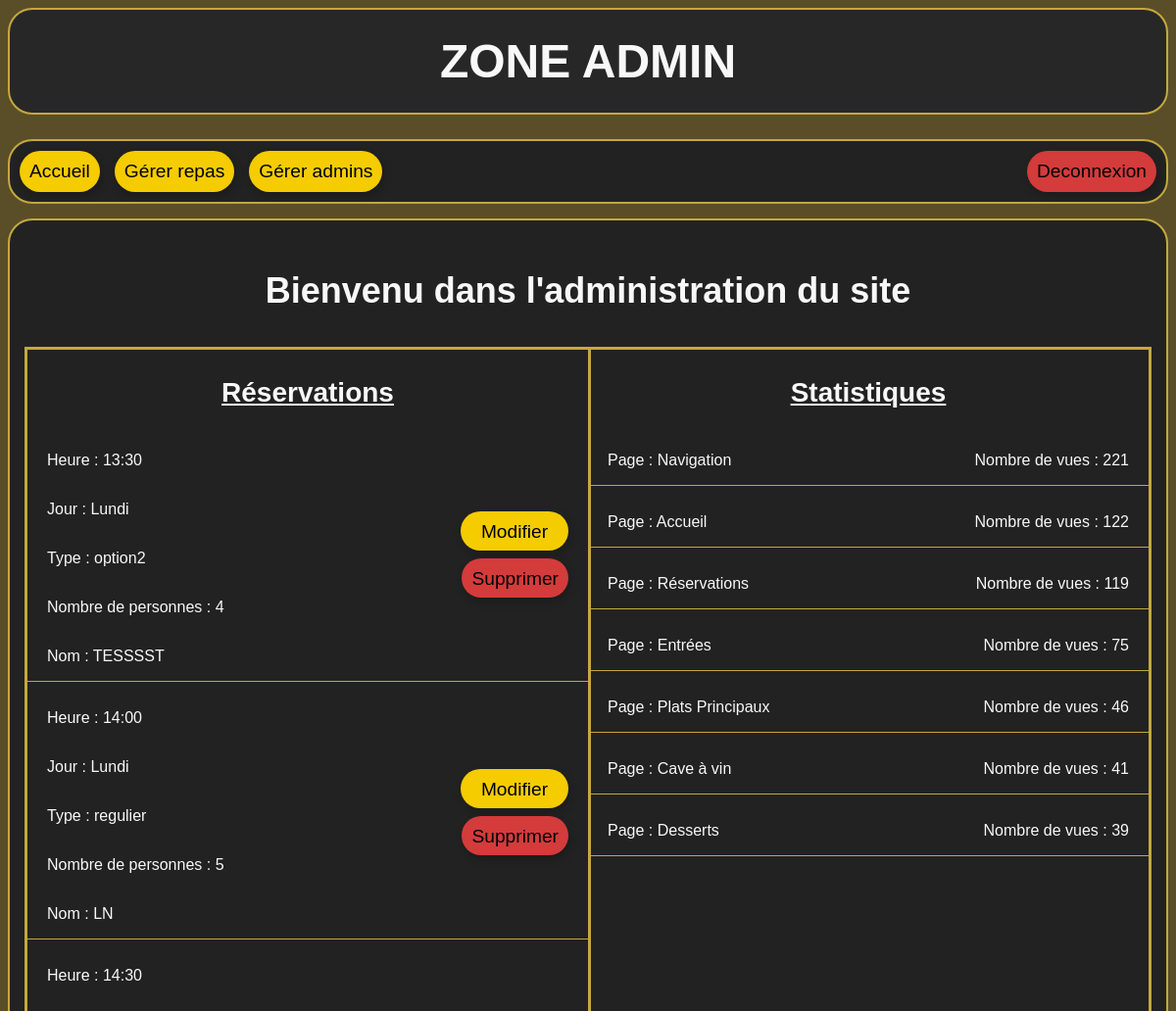
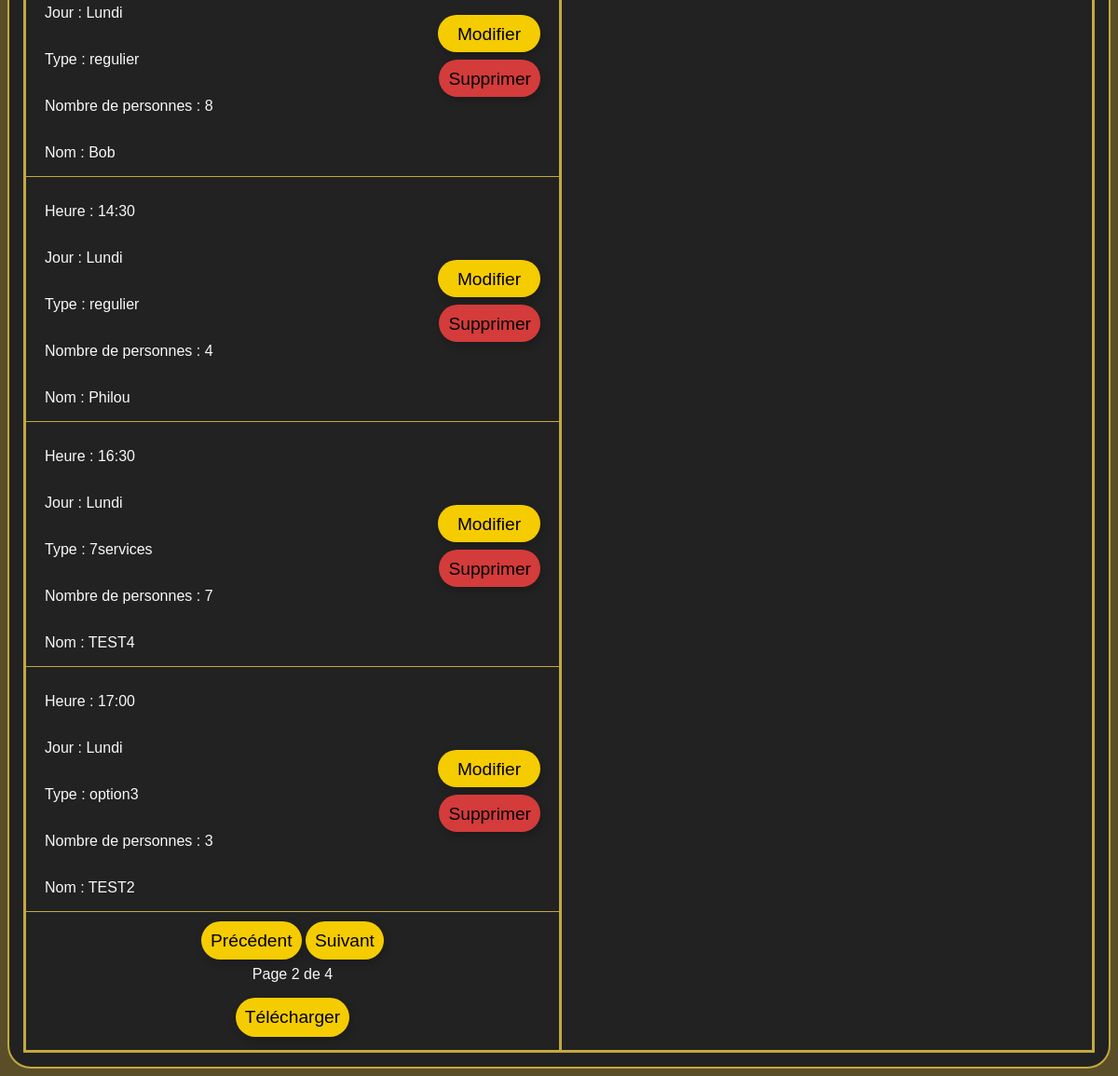
Page /admin/index.php?page=2 (signed in) on the committed database (2 pictures, top to bottom).
### tables this page shows
CREATE TABLE "reservations" (
	"id"	INTEGER NOT NULL UNIQUE,
	"jour"	TEXT NOT NULL,
	"type"	TEXT NOT NULL,
	"nom"	TEXT NOT NULL,
	"nb"	INTEGER NOT NULL,
	"temps"	TEXT NOT NULL,
	PRIMARY KEY("id" AUTOINCREMENT)
);

CREATE TABLE "vues" (
	"id"	INTEGER NOT NULL UNIQUE,
	"page"	TEXT NOT NULL UNIQUE,
	"nb"	INTEGER NOT NULL,
	PRIMARY KEY("id" AUTOINCREMENT)
);

### includes/base.php (called while the page is built, shortened)
<?php
include "db.php";
function selectCount($nom_table) {
    global $bdd;
    $stmt = $bdd->prepare("
        SELECT COUNT(*) as nb
        FROM $nom_table
    ");
    $stmt->execute();
    $resultat = $stmt->fetch();
    return $resultat["nb"];
}

### admin/index.php (the view, shortened to what this page needs)
<?php
include "../includes/base.php";
$nb_reservations = selectCount("reservations");
$nb_reservations_par_page = 6;
$nb_page_reservations_total = ceil($nb_reservations / $nb_reservations_par_page);
$page_reservations = $_GET["page"] ?? 1;
$sql = "
    SELECT id, jour, type, nom, nb, temps
    FROM reservations
	ORDER BY
		CASE jour
			WHEN 'Lundi' THEN 1
			WHEN 'Mardi' THEN 2
			WHEN 'Mercredi' THEN 3
			WHEN 'Jeudi' THEN 4
			WHEN 'Vendredi' THEN 5
			WHEN 'Samedi' THEN 6
			WHEN 'Dimanche' THEN 7
			END,
			temps
    LIMIT :limit
    OFFSET :offset
    ";
$stmt = $bdd->prepare($sql);
$stmt->execute([
    ":limit" => $nb_reservations_par_page,
    ":offset" => ($page_reservations - 1) * $nb_reservations_par_page
]);
$les_reservations = $stmt->fetchAll();
$sql = "
    SELECT *
    FROM vues
    ORDER BY nb DESC
    ";
$stmt = $bdd->prepare($sql);
$stmt->execute();
$pages = $stmt->fetchAll();
?>
<!DOCTYPE html>
<html lang="en">
<head>
    <link rel="stylesheet" href="../css/style_admin.css">
</head>
<body>
    <header>
        <h1>Zone admin</h1>
        <nav>
            <a class="changement_page" href="index.php"> Accueil </a>
            <a class="changement_page" href="repas/repas.php"> Gérer repas </a>
            <a class="changement_page" href="employes/gestion_admin.php"> Gérer admins </a>
            <a class="deconnexion" href="deconnexion.php"> Deconnexion </a>
        </nav>
    </header>
    <main>
        <p class="bienvenu">
            Bienvenu dans l'administration du site
        </p>
        <div class="conteneur">
            <div class="reservations">
                <p class="titre-section">Réservations</p>
                <?php foreach ($les_reservations as $une_reservation): ?>
                    <div class="une-reservation">
                        <div class="reservation-infos">
                            <p class="res-heure">Heure : <?= $une_reservation["temps"] ?></p>
                            <p class="res-jour">Jour : <?= $une_reservation["jour"] ?></p>
                            <p class="res-type">Type : <?= $une_reservation["type"] ?></p>
                            <p class="res-nb">Nombre de personnes : <?= $une_reservation["nb"] ?></p>
                            <p class="res-nom">Nom : <?= $une_reservation["nom"] ?></p>
                        </div>
                        <div class="btn-reservation">
                            <a class="modifier"
                                href="modifier_reservation.php?id=<?= $une_reservation['id'] ?>">Modifier</a>
                            <a class="supprimer" href="index.php?supprimer=<?= $une_reservation['id'] ?>">Supprimer</a>
                        </div>
                    </div>
                <?php endforeach ?>
                <div class="boutons">
                    <?php if ($page_reservations > 1): ?>
                        <a class="btn-reserver" href="index.php?page=<?= $page_reservations - 1 ?>">Précédent</a>
                    <?php else: ?>
                        <a href="" class="inactif">Précédent</a>
                    <?php endif ?>
                    <?php if ($page_reservations < $nb_page_reservations_total): ?>
                        <a class="btn-reserver" href="index.php?page=<?= $page_reservations + 1 ?>">Suivant</a>
                    <?php else: ?>
                        <a href="" class="inactif">Suivant</a>
                    <?php endif ?>
                </div>
                <p>Page <?= $page_reservations ?> de <?= $nb_page_reservations_total ?></p>
                <form class="form-telecharger" action="telechargerCSV.php" method="post">
                    <button class="telecharger" type="submit">Télécharger</button>
                </form>
            </div>
            <div class="statistiques">
                <p class="titre-section">Statistiques</p>
                <?php foreach ($pages as $page): ?>
                    <div class="une-statistique">
                        <p>Page : <?= $page["page"] ?></p>
                        <p class="nb-vues"> Nombre de vues : <?= $page["nb"] ?></p>
                    </div>
                <?php endforeach ?>
            </div>
        </div>
    </main>
</body>
</html>

### css/style_admin.css (style rules this page uses)
body { font-family: Arial, Helvetica, sans-serif; background-color: #5a4e28; }
header { text-align: center; }
h1 { margin: 0 0 25px 0; color: #F8F8F8; background-color: #272727; padding: 25px; border-radius: 25px; text-align: center; font-size: 48px; text-transform: uppercase; font-family: 'Raleway', sans-serif; border: 2px solid #C3A93F; }
h2, p.bienvenu { font-size: 36px; color: #F8F8F8; text-align: center; font-family: 'Raleway', sans-serif; }
p { font-family: 'Raleway', sans-serif; }
nav { background-color: #222222; padding: 10px; border-radius: 25px; display: flex; justify-content: center; gap: 15px; margin-bottom: 15px; border: 2px solid #C3A93F; }
.titre-section { font-size: 28px; font-weight: bold; text-decoration: underline; }
.une-reservation, .une-statistique { display: flex; justify-content: space-between; align-items: center; border-bottom: 1px solid #C3A93F; margin-bottom: 12px; padding: 0 20px; }
.une-reservation a { height: 20px; }
a.modifier { width: 90px; }
a, input.modifier, input.ajouter { border: none; padding: 10px; border-radius: 50px; text-decoration: none; color: black; font-size: larger; box-shadow: 2px 4px 10px rgba(0, 0, 0, 0.2); text-align: center; }
.bienvenu { text-align: center; font-size: 38px; font-weight: bold; }
.telecharger { border: none; padding: 10px; border-radius: 50px; text-decoration: none; text-align: center; color: black; font-size: larger; box-shadow: 2px 4px 10px rgba(0, 0, 0, 0.2); background-color: #F5CC00; }
form { background-color: #2e2e2e; border-radius: 20px; max-width: 600px; margin: 0 auto; margin-top: 40px; padding: 60px; box-shadow: 0 8px 20px rgba(0, 0, 0, 0.1); font-family: 'Roboto', sans-serif; border: 2px solid #C3A93F; }
.form-telecharger { background: none; border-radius: 0; max-width: none; margin-top: 0; padding: 0; box-shadow: none; font-family: 'Roboto', sans-serif; border: none; }
.boutons { padding-top: 8px; }

### rows in the picture
reservations: temps "13:30", jour "Lundi", type "option2", nb "4", nom "TESSSST"
reservations: temps "14:00", jour "Lundi", type "regulier", nb "5", nom "LN"
reservations: temps "14:30", jour "Lundi", type "regulier", nb "8", nom "Bob"
reservations: temps "14:30", jour "Lundi", type "regulier", nb "4", nom "Philou"
reservations: temps "16:30", jour "Lundi", type "7services", nb "7", nom "TEST4"
reservations: temps "17:00", jour "Lundi", type "option3", nb "3", nom "TEST2"
vues: page "Navigation", nb "221"
vues: page "Accueil", nb "122"
vues: page "Réservations", nb "119"
vues: page "Entrées", nb "75"
vues: page "Plats Principaux", nb "46"
vues: page "Cave à vin", nb "41"
vues: page "Desserts", nb "39"

### other values in the picture
$page_reservations "2"
$nb_page_reservations_total "4"
